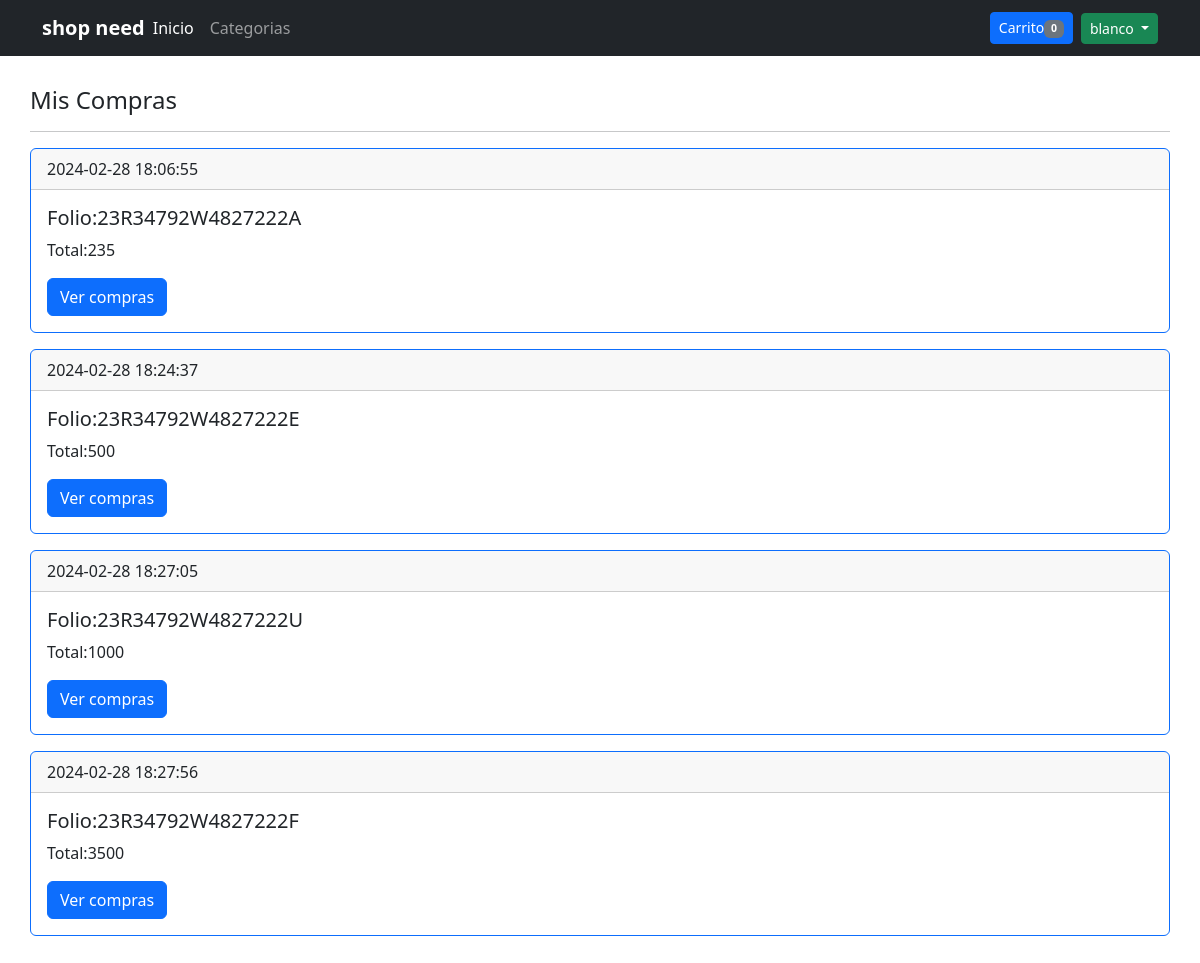
Screenshot of /compra.php (signed in) with the database file from the repository.
### tables this page shows
CREATE TABLE `compra` (
  `id` int(11) NOT NULL,
  `id_transaccion` varchar(20) NOT NULL,
  `fecha` datetime NOT NULL,
  `status` varchar(20) NOT NULL,
  `email` varchar(50) NOT NULL,
  `id_cliente` varchar(20) NOT NULL,
  `total` decimal(10,0) NOT NULL
);

### clases/clienteFunciones.php (called while the page is built, shortened)
<?php
function generartoken()
{
return md5(uniqid(mt_rand(), false));
}

### compra.php (the view, shortened to what this page needs)
<?php
    require 'clases/clienteFunciones.php';
    $db = new Database();
    $con = $db->conectar();
    $token = generarToken();
    $idCliente = $_SESSION['user_cliente'];
    $sql = $con->prepare("SELECT id_transaccion, fecha, status, total FROM compra WHERE id_cliente = ? ORDER BY DATE(fecha) DESC");
    $sql->execute([$idCliente]);
    ?>
<!DOCTYPE html>
<html lang="en">
<head>
    <link href="https://cdn.jsdelivr.net/npm/bootstrap@5.3.2/dist/css/bootstrap.min.css" rel="stylesheet">
    <link href="CSS/estilo.css" rel="stylesheet">
</head>
<body>
<?php include'menu.php'; ?>
<main>
    <div class="container">
        <h4>Mis Compras</h4>
        <hr>
        <?php while ($row = $sql->fetch(PDO::FETCH_ASSOC)) { ?>
            <div class="card mb-3 border-primary">
                <div class="card-header">
                    <?php echo $row['fecha']; ?>
                </div>
                <div class="card-body">
                    <h5 class="card-title">Folio:<?php echo $row['id_transaccion']; ?></h5>
                    <p class="card-text">Total:<?php echo $row['total']; ?></p>
                    <a href="compra_detalle.php? orden=<?php echo $row['id_transaccion'];?>&token=<?php echo $token; ?>" class="btn btn-primary">Ver compras</a>
                </div>
            </div>
        <?php } ?>
    </div>
</main>
</body>
</html>

### css/estilo.css (style rules this page uses)
main>.container { padding: 30px 0; }

### rows the page displays
compra: fecha "2024-02-28 18:06:55", id_transaccion "23R34792W4827222A", total "235"
compra: fecha "2024-02-28 18:24:37", id_transaccion "23R34792W4827222E", total "500"
compra: fecha "2024-02-28 18:27:05", id_transaccion "23R34792W4827222U", total "1000"
compra: fecha "2024-02-28 18:27:56", id_transaccion "23R34792W4827222F", total "3500"

### other values shown
$num_cart "0"
$_SESSION['user_name'] "blanco"
